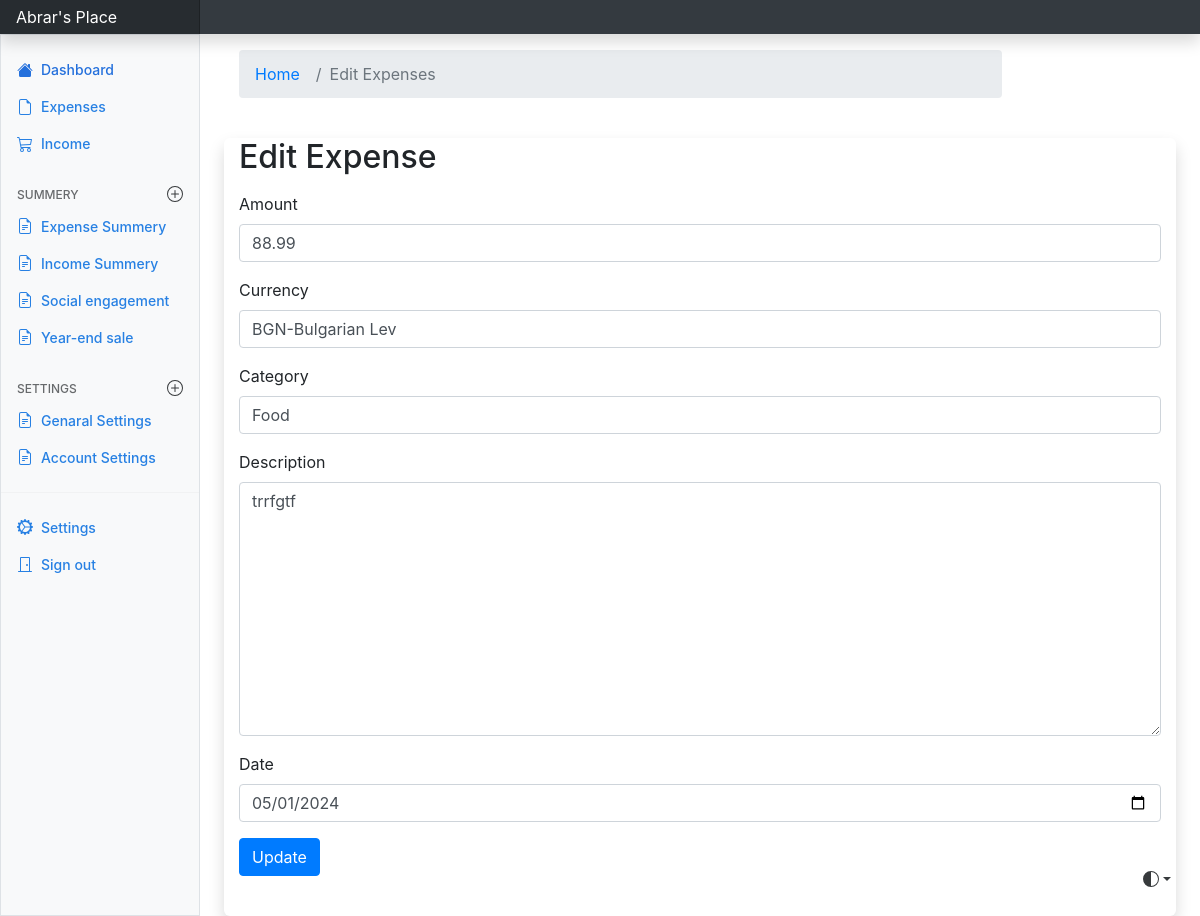
Before: /edit_expense/1 with the older database file.
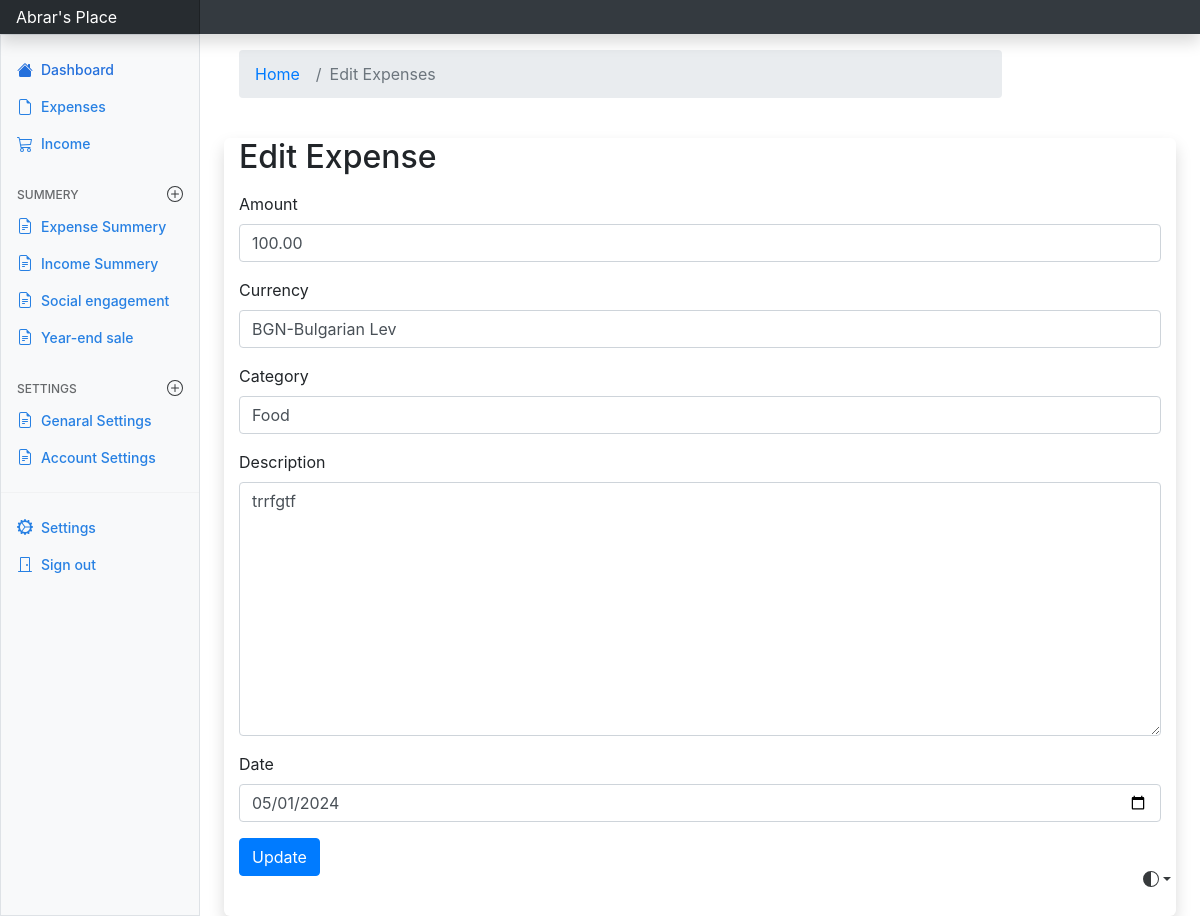
After: the same page with the newer database file.
### expenses/models.py (models this page shows, shortened)
class Add_expense(models.Model):
    category_type = {
        "Rent": "Rent",
        "Food": "Food",
        "Transport": "Transport",
        "Entertainment": "Entertainment",
        "Health": "Health",
        "Other": "Other",
    }
    user = models.ForeignKey(settings.AUTH_USER_MODEL, on_delete=models.CASCADE, default=1)
    amount = models.DecimalField(max_digits=10, decimal_places=2)
    currency = models.CharField(choices=currency,max_length=10)
    description = models.TextField()
    category = models.CharField(choices=list(category_type.items()), max_length=20)
    date = models.DateField()

### expenses/views.py (the view)
# urls.py: path('edit_expense/<int:id>', views.edit_expense, name='edit')
def edit_expense(request, id):
    data = Add_expense.objects.get(pk=id)
    form = ExpenseForm(instance=data)
    if request.method == 'POST':
        form = ExpenseForm(request.POST, instance=data)
        if form.is_valid():
            form.save()
            message.success(request, 'Expense updated successfully')
            return redirect('index')
    return render(request, 'expenses/edit_expense.html', {'form': form})

### expenses/forms.py
class ExpenseForm(ModelForm):
    class Meta:
        model = Add_expense
        fields = '__all__'
        widgets = {
            'date': forms.DateInput(attrs={'type': 'date', 'class': 'form-control'}),
            'amount': forms.NumberInput(attrs={'placeholder': 'Amount', 'class': 'form-control'}),
            'description': forms.Textarea(attrs={'placeholder': 'Description', 'class': 'form-control'}),
            'category': forms.Select(attrs={'class': 'form-control'}),
            'currency': forms.Select(attrs={'class': 'form-control'}),
        }

### templates/expenses/edit_expense.html (shortened to what this page needs)
{% extends "base.html" %}
{% block content %}
<link rel="stylesheet" href="https://cdn.jsdelivr.net/npm/bootstrap@4.0.0/dist/css/bootstrap.min.css">
<div class ="container mt-3">
    <div class="row">
        <div class="col-md-10">
            <nav aria-label="breadcrumb">
                <ol class="breadcrumb">
                <li class="breadcrumb-item"><a href="{% url 'index' %}">Home</a></li>
                <li class="breadcrumb-item active" aria-current="page">Edit Expenses</li>
                </ol>
            </nav>
        </div>
    </div>
</div>
<div class="container rounded-2 shadow" style="margin-top: 20px;">
    <h2 class="mt-4" >Edit Expense</h2>
    <form class="mt-3" method="POST">
        <div class="form-row">
        <div class="form-group col-12">
            <label for="inputEmail4">Amount</label>
            {{ form.amount }}
        </div>
        </div>
        <div class="form-row">
        <div class="form-group col-md-12">
            <label for="inputState">Currency</label>
            {{form.currency}}
        </div>
        </div>
        <div class="form-row">
        <div class="form-group col-md-12">
            <label for="inputCity">Category</label>
            {{form.category}}
        </div>
        <div class="form-group col-md-12">
            <label for="inputState">Description</label>
            {{form.description}}
        </div>
        </div>
        <div class="form-group">
            <label for="inputAddress">Date</label>
            {{form.date}}
        </div>
        <div class="mt-3">
            <button type="submit" class="btn btn-primary">Update</button>
        </div>
    </form>
    <div class="mt-3"><br></div>
</div>
{% endblock %}

Changed rows visible on the page:
changed Add_expense "BGN-Bulgarian Lev": amount "88.99" → "100.00"
